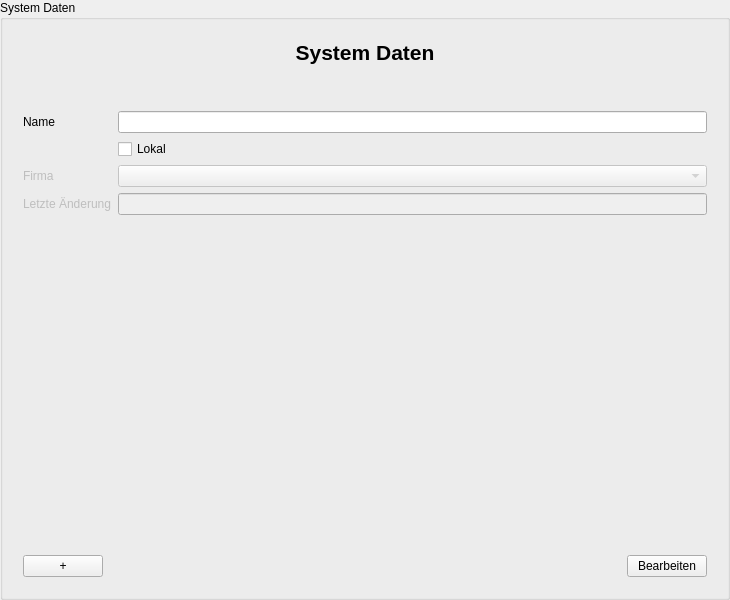
<?xml version="1.0" encoding="UTF-8"?>
<ui version="4.0">
 <class>SystemDataInputArea</class>
 <widget class="QGroupBox" name="SystemDataInputArea">
  <property name="geometry">
   <rect>
    <x>0</x>
    <y>0</y>
    <width>730</width>
    <height>600</height>
   </rect>
  </property>
  <property name="windowTitle">
   <string>System Daten</string>
  </property>
  <property name="accessibleName">
   <string>SystemDataInputDialog</string>
  </property>
  <property name="title">
   <string>System Daten</string>
  </property>
  <layout class="QGridLayout" name="gridLayout_3">
   <item row="0" column="0">
    <widget class="QWidget" name="GroupBox" native="true">
     <layout class="QVBoxLayout" name="verticalLayout_3">
      <item>
       <layout class="QVBoxLayout" name="verticalLayout">
        <item>
         <widget class="QLabel" name="label_Header">
          <property name="font">
           <font>
            <pointsize>16</pointsize>
            <weight>75</weight>
            <bold>true</bold>
           </font>
          </property>
          <property name="text">
           <string>System Daten</string>
          </property>
          <property name="alignment">
           <set>Qt::AlignCenter</set>
          </property>
         </widget>
        </item>
       </layout>
      </item>
      <item>
       <spacer name="verticalSpacer_2">
        <property name="orientation">
         <enum>Qt::Vertical</enum>
        </property>
        <property name="sizeType">
         <enum>QSizePolicy::Preferred</enum>
        </property>
        <property name="sizeHint" stdset="0">
         <size>
          <width>20</width>
          <height>40</height>
         </size>
        </property>
       </spacer>
      </item>
      <item>
       <layout class="QFormLayout" name="formLayout">
        <item row="0" column="0">
         <widget class="QLabel" name="nameLabel">
          <property name="text">
           <string>Name</string>
          </property>
          <property name="buddy">
           <cstring>nameLineEdit</cstring>
          </property>
         </widget>
        </item>
        <item row="0" column="1">
         <widget class="QLineEdit" name="nameLineEdit"/>
        </item>
        <item row="1" column="1">
         <widget class="QCheckBox" name="localCheckBox">
          <property name="text">
           <string>Lokal</string>
          </property>
         </widget>
        </item>
        <item row="2" column="0">
         <widget class="QLabel" name="companyLabel">
          <property name="enabled">
           <bool>false</bool>
          </property>
          <property name="text">
           <string>Firma</string>
          </property>
          <property name="buddy">
           <cstring>compamyComboBox</cstring>
          </property>
         </widget>
        </item>
        <item row="2" column="1">
         <widget class="QComboBox" name="compamyComboBox">
          <property name="enabled">
           <bool>false</bool>
          </property>
         </widget>
        </item>
        <item row="3" column="0">
         <widget class="QLabel" name="lastUpdateLabel">
          <property name="enabled">
           <bool>false</bool>
          </property>
          <property name="text">
           <string>Letzte Änderung</string>
          </property>
          <property name="buddy">
           <cstring>lastUpdateLineEdit</cstring>
          </property>
         </widget>
        </item>
        <item row="3" column="1">
         <widget class="QLineEdit" name="lastUpdateLineEdit">
          <property name="enabled">
           <bool>false</bool>
          </property>
         </widget>
        </item>
       </layout>
      </item>
      <item>
       <spacer name="verticalSpacer">
        <property name="orientation">
         <enum>Qt::Vertical</enum>
        </property>
        <property name="sizeHint" stdset="0">
         <size>
          <width>20</width>
          <height>40</height>
         </size>
        </property>
       </spacer>
      </item>
      <item>
       <layout class="QHBoxLayout" name="horizontalLayout">
        <item>
         <widget class="QPushButton" name="addPushButton">
          <property name="text">
           <string>+</string>
          </property>
         </widget>
        </item>
        <item>
         <spacer name="horizontalSpacer">
          <property name="orientation">
           <enum>Qt::Horizontal</enum>
          </property>
          <property name="sizeHint" stdset="0">
           <size>
            <width>40</width>
            <height>20</height>
           </size>
          </property>
         </spacer>
        </item>
        <item>
         <widget class="QPushButton" name="editFinishPushButton">
          <property name="text">
           <string>Bearbeiten</string>
          </property>
         </widget>
        </item>
       </layout>
      </item>
     </layout>
    </widget>
   </item>
  </layout>
 </widget>
 <tabstops>
  <tabstop>nameLineEdit</tabstop>
  <tabstop>localCheckBox</tabstop>
  <tabstop>compamyComboBox</tabstop>
  <tabstop>lastUpdateLineEdit</tabstop>
  <tabstop>addPushButton</tabstop>
  <tabstop>editFinishPushButton</tabstop>
 </tabstops>
 <resources/>
 <connections/>
</ui>
